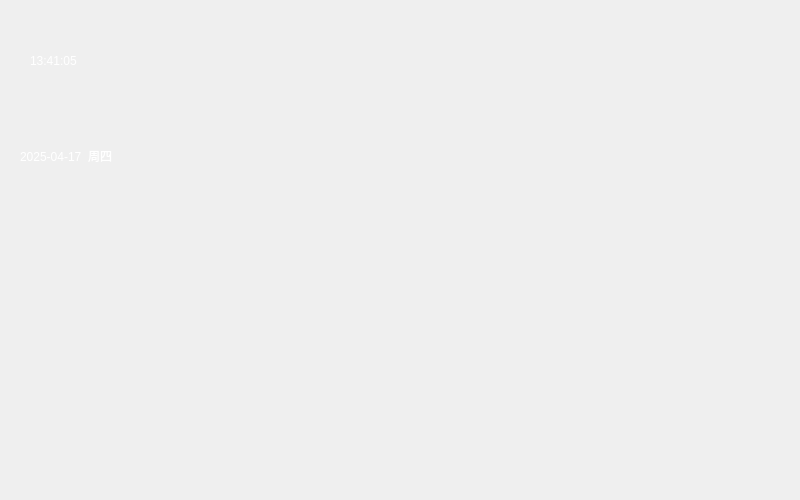
<?xml version="1.0" encoding="UTF-8"?>
<ui version="4.0">
 <class>MainWindow</class>
 <widget class="QMainWindow" name="MainWindow">
  <property name="geometry">
   <rect>
    <x>0</x>
    <y>0</y>
    <width>800</width>
    <height>500</height>
   </rect>
  </property>
  <property name="windowTitle">
   <string>MainWindow</string>
  </property>
  <property name="styleSheet">
   <string notr="true"/>
  </property>
  <widget class="QWidget" name="centralwidget">
   <property name="styleSheet">
    <string notr="true">#centralwidget{background-image: url(:/image/33857552_140701783106_2.jpg);}
#label_date{font: 700 16pt &quot;微软雅黑&quot;;
color: rgb(255, 255, 255);}
#label_time{font: 700 28pt &quot;微软雅黑&quot;;
color: rgb(255, 255, 255);}
#label_weather{image: url(:/image/weather.svg);}
#label_music{image: url(:/image/music.svg);}
#label_video{image: url(:/image/video.svg);}
#label_map{image: url(:/image/map.svg);}</string>
   </property>
   <widget class="QLabel" name="label_weather">
    <property name="geometry">
     <rect>
      <x>30</x>
      <y>310</y>
      <width>221</width>
      <height>161</height>
     </rect>
    </property>
    <property name="styleSheet">
     <string notr="true"/>
    </property>
    <property name="text">
     <string/>
    </property>
   </widget>
   <widget class="QLabel" name="label_time">
    <property name="geometry">
     <rect>
      <x>30</x>
      <y>40</y>
      <width>221</width>
      <height>41</height>
     </rect>
    </property>
    <property name="styleSheet">
     <string notr="true"/>
    </property>
    <property name="text">
     <string>13:41:05</string>
    </property>
   </widget>
   <widget class="QLabel" name="label_date">
    <property name="geometry">
     <rect>
      <x>20</x>
      <y>130</y>
      <width>251</width>
      <height>51</height>
     </rect>
    </property>
    <property name="styleSheet">
     <string notr="true"/>
    </property>
    <property name="text">
     <string>2025-04-17  周四</string>
    </property>
   </widget>
   <widget class="QLabel" name="label_music">
    <property name="geometry">
     <rect>
      <x>300</x>
      <y>310</y>
      <width>191</width>
      <height>151</height>
     </rect>
    </property>
    <property name="styleSheet">
     <string notr="true"/>
    </property>
    <property name="text">
     <string/>
    </property>
   </widget>
   <widget class="QLabel" name="label_video">
    <property name="geometry">
     <rect>
      <x>560</x>
      <y>320</y>
      <width>181</width>
      <height>141</height>
     </rect>
    </property>
    <property name="styleSheet">
     <string notr="true"/>
    </property>
    <property name="text">
     <string/>
    </property>
   </widget>
   <widget class="QLabel" name="label_map">
    <property name="geometry">
     <rect>
      <x>570</x>
      <y>80</y>
      <width>181</width>
      <height>131</height>
     </rect>
    </property>
    <property name="styleSheet">
     <string notr="true"/>
    </property>
    <property name="text">
     <string/>
    </property>
   </widget>
  </widget>
 </widget>
 <resources/>
 <connections/>
</ui>
